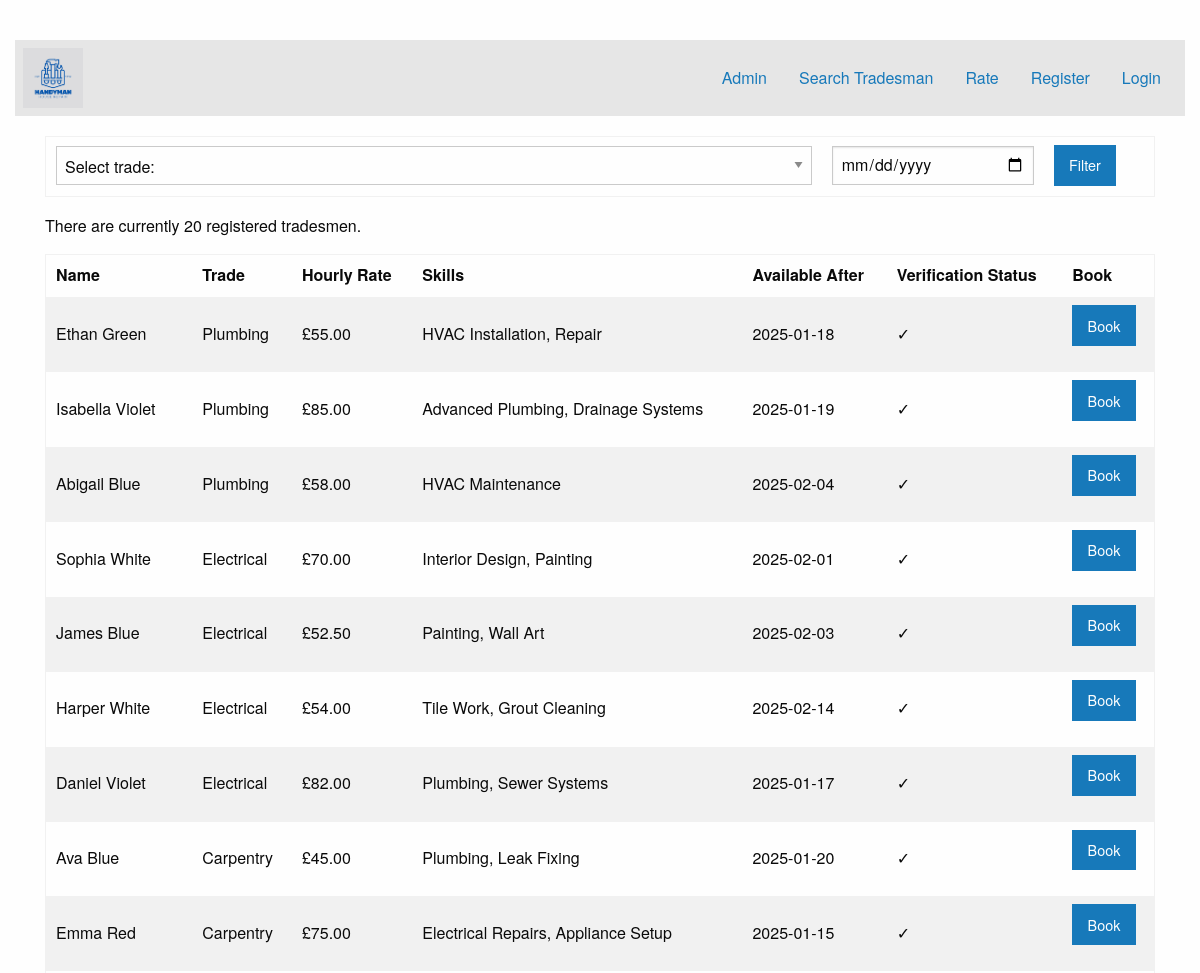
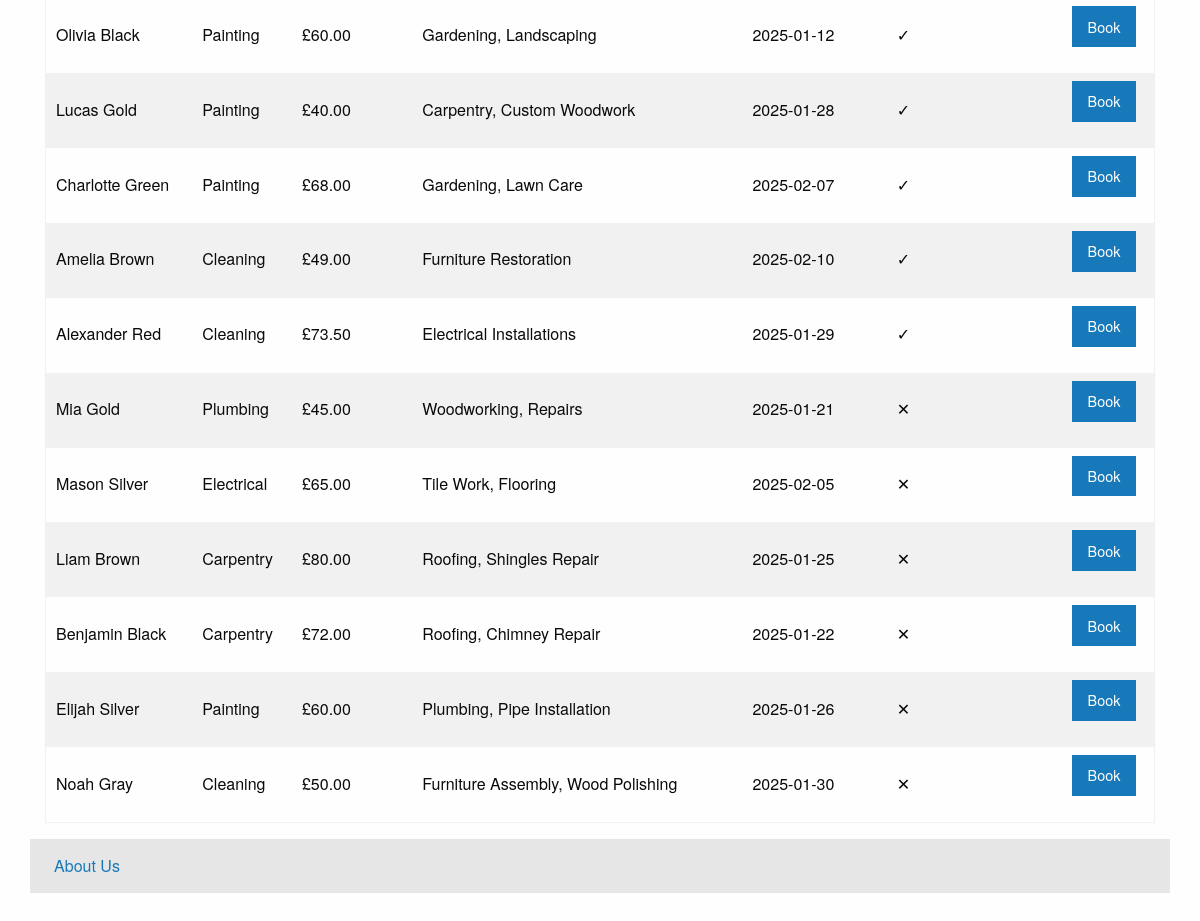
/tradesman_catalog.php, run on the app's committed database (2 pictures, top to bottom).
### tables this page shows
CREATE TABLE Tradesman (
    tradesmanId INT AUTO_INCREMENT PRIMARY KEY,
    tradesmanName VARCHAR(100) NOT NULL,
    tradesmanEmail VARCHAR(150) UNIQUE NOT NULL,
    tradesmanPassword VARCHAR(255) NOT NULL,
    tradesmanPhone VARCHAR(100) NOT NULL,
    hourlyRate DECIMAL(10, 2) NOT NULL,
    availableAfter DATE NOT NULL,
    skills TEXT,
    verificationStatus BOOLEAN NOT NULL,
    tradeId INT NOT NULL,
    FOREIGN KEY (tradeId) REFERENCES TradeCategory (tradeId)
);

CREATE TABLE TradeCategory (
    tradeId INT AUTO_INCREMENT PRIMARY KEY,
    tradeName VARCHAR(100) NOT NULL
);

### tradesman_catalog.php (the view, shortened to what this page needs)
<?php
require "includes/connect_db.php";
?>
<div class="grid-container">
    <form action="tradesman_catalog.php" method="post" style="padding-top:20px">
        <table>
            <tr>
                <td width="70%">
                    <select name="selectTrade" style="margin:auto">
                        <option value="0">Select trade:</option>
                    </select>
                </td>
                <td width="20%">
                    <input type="date" name="selectDate" id="selectDate" style="margin:auto"></input>
                </td>
                <td width="10%">
                    <input type="submit" value="Filter" class="button" style="margin:auto" />
                </td>
            </tr>
        </table>
    </form>
    <?php
    $q = "SELECT Tradesman.tradesmanId, Tradesman.tradesmanName, TradeCategory.tradeName,
            Tradesman.hourlyRate, Tradesman.availableAfter, Tradesman.skills, Tradesman.verificationStatus
            FROM Tradesman
            INNER JOIN TradeCategory
            ON Tradesman.tradeId = TradeCategory.tradeId";
    $q .= " ORDER BY Tradesman.verificationStatus DESC";
    $r = $dbc->query($q);
    $num = $r->num_rows;
    if ($num > 0) {
    echo "<p>There are currently $num registered tradesmen.</p>\n";
    echo '<table align="center" cellspacing="3" cellpadding="3" width="75%">
        <tr>
            <th align="left"><b>Name</b></th>
            <th align="left"><b>Trade</b></th>
            <th align="left"><b>Hourly Rate</b></th>
            <th align="left"><b>Skills</b></th>
            <th align="left"><b>Available After</b></th>
            <th align="left"><b>Verification Status</b></th>
            <th align="left"><b>Book</b></th>
        </tr>';
        while ($row = $r->fetch_array(MYSQLI_ASSOC)) {
        echo '<tr>
            <td align="left">' . $row["tradesmanName"] . '</td>
            <td align="left">' . $row["tradeName"] . '</td>
            <td align="left">£' . $row["hourlyRate"] . '</td>
            <td align="left">' . $row["skills"] . '</td>
            <td align="left">' . $row["availableAfter"] . '</td>
            <td align="left">' . ($row["verificationStatus"] ? "&check;" : "&#10005;") . '</td>
            <td><a href="booking.php?tradesmanId=' . $row["tradesmanId"] . '" ><input type="submit" value="Book" class="button"/></a></td>
        </tr>';
        }
    echo '</form>
    </table>';
    } else {
    echo '<p class="error">There are currently no registered tradesman.</p>';
    }
    ?>
</div>

### css/signin.css (style rules this page uses)
body { padding-top: 40px; padding-bottom: 40px; background-color: yellowgreen; }

### css/styles.css (style rules this page uses)
body { padding-top: 40px; padding-bottom: 40px; background-color: #fefefe; }

### data on the page
tradesman: tradesmanName "Ethan Green", tradeId.tradeName "Plumbing", hourlyRate "55.00", skills "HVAC Installation, Repair", availableAfter "2025-01-18"
tradesman: tradesmanName "Isabella Violet", tradeId.tradeName "Plumbing", hourlyRate "85.00", skills "Advanced Plumbing, Drainage Systems", availableAfter "2025-01-19"
tradesman: tradesmanName "Abigail Blue", tradeId.tradeName "Plumbing", hourlyRate "58.00", skills "HVAC Maintenance", availableAfter "2025-02-04"
tradesman: tradesmanName "Sophia White", tradeId.tradeName "Electrical", hourlyRate "70.00", skills "Interior Design, Painting", availableAfter "2025-02-01"
tradesman: tradesmanName "James Blue", tradeId.tradeName "Electrical", hourlyRate "52.50", skills "Painting, Wall Art", availableAfter "2025-02-03"
tradesman: tradesmanName "Harper White", tradeId.tradeName "Electrical", hourlyRate "54.00", skills "Tile Work, Grout Cleaning", availableAfter "2025-02-14"
tradesman: tradesmanName "Daniel Violet", tradeId.tradeName "Electrical", hourlyRate "82.00", skills "Plumbing, Sewer Systems", availableAfter "2025-01-17"
tradesman: tradesmanName "Ava Blue", tradeId.tradeName "Carpentry", hourlyRate "45.00", skills "Plumbing, Leak Fixing", availableAfter "2025-01-20"
tradesman: tradesmanName "Emma Red", tradeId.tradeName "Carpentry", hourlyRate "75.00", skills "Electrical Repairs, Appliance Setup", availableAfter "2025-01-15"
tradesman: tradesmanName "Olivia Black", tradeId.tradeName "Painting", hourlyRate "60.00", skills "Gardening, Landscaping", availableAfter "2025-01-12"
tradesman: tradesmanName "Lucas Gold", tradeId.tradeName "Painting", hourlyRate "40.00", skills "Carpentry, Custom Woodwork", availableAfter "2025-01-28"
tradesman: tradesmanName "Charlotte Green", tradeId.tradeName "Painting", hourlyRate "68.00", skills "Gardening, Lawn Care", availableAfter "2025-02-07"
tradesman: tradesmanName "Amelia Brown", tradeId.tradeName "Cleaning", hourlyRate "49.00", skills "Furniture Restoration", availableAfter "2025-02-10"
tradesman: tradesmanName "Alexander Red", tradeId.tradeName "Cleaning", hourlyRate "73.50", skills "Electrical Installations", availableAfter "2025-01-29"
tradesman: tradesmanName "Mia Gold", tradeId.tradeName "Plumbing", hourlyRate "45.00", skills "Woodworking, Repairs", availableAfter "2025-01-21"
tradesman: tradesmanName "Mason Silver", tradeId.tradeName "Electrical", hourlyRate "65.00", skills "Tile Work, Flooring", availableAfter "2025-02-05"
tradesman: tradesmanName "Liam Brown", tradeId.tradeName "Carpentry", hourlyRate "80.00", skills "Roofing, Shingles Repair", availableAfter "2025-01-25"
tradesman: tradesmanName "Benjamin Black", tradeId.tradeName "Carpentry", hourlyRate "72.00", skills "Roofing, Chimney Repair", availableAfter "2025-01-22"
tradesman: tradesmanName "Elijah Silver", tradeId.tradeName "Painting", hourlyRate "60.00", skills "Plumbing, Pipe Installation", availableAfter "2025-01-26"
tradesman: tradesmanName "Noah Gray", tradeId.tradeName "Cleaning", hourlyRate "50.00", skills "Furniture Assembly, Wood Polishing", availableAfter "2025-01-30"

### other printed values
$num "20"
